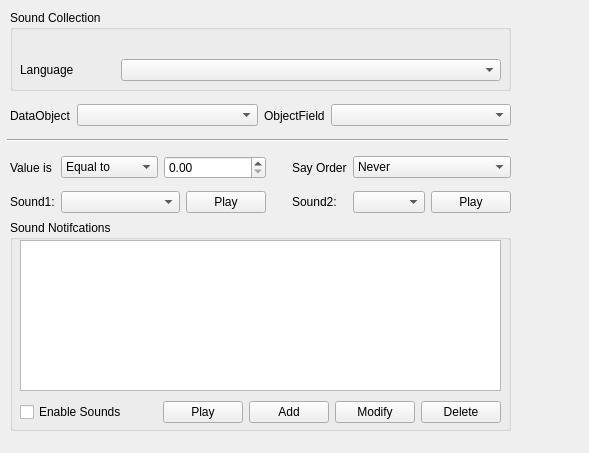
<?xml version="1.0" encoding="UTF-8"?>
<ui version="4.0">
 <class>NotifyPluginOptionsPage</class>
 <widget class="QWidget" name="NotifyPluginOptionsPage">
  <property name="geometry">
   <rect>
    <x>0</x>
    <y>0</y>
    <width>589</width>
    <height>453</height>
   </rect>
  </property>
  <property name="sizePolicy">
   <sizepolicy hsizetype="Expanding" vsizetype="Expanding">
    <horstretch>0</horstretch>
    <verstretch>0</verstretch>
   </sizepolicy>
  </property>
  <property name="windowTitle">
   <string>Form</string>
  </property>
  <widget class="QWidget" name="layoutWidget">
   <property name="geometry">
    <rect>
     <x>10</x>
     <y>150</y>
     <width>501</width>
     <height>71</height>
    </rect>
   </property>
   <layout class="QGridLayout" name="gridLayout_2">
    <item row="2" column="2" colspan="7">
     <widget class="QComboBox" name="Sound1">
      <property name="sizePolicy">
       <sizepolicy hsizetype="Expanding" vsizetype="Fixed">
        <horstretch>0</horstretch>
        <verstretch>0</verstretch>
       </sizepolicy>
      </property>
     </widget>
    </item>
    <item row="2" column="13">
     <widget class="QPushButton" name="buttonTestSound2">
      <property name="text">
       <string>Play</string>
      </property>
     </widget>
    </item>
    <item row="2" column="12">
     <widget class="QComboBox" name="Sound2">
      <property name="sizePolicy">
       <sizepolicy hsizetype="Expanding" vsizetype="Fixed">
        <horstretch>0</horstretch>
        <verstretch>0</verstretch>
       </sizepolicy>
      </property>
     </widget>
    </item>
    <item row="1" column="7" colspan="3">
     <widget class="QDoubleSpinBox" name="ValueSpinBox">
      <property name="decimals">
       <number>2</number>
      </property>
      <property name="maximum">
       <double>9999.899999999999636</double>
      </property>
      <property name="singleStep">
       <double>1.000000000000000</double>
      </property>
     </widget>
    </item>
    <item row="1" column="2" colspan="5">
     <widget class="QComboBox" name="Value">
      <property name="sizePolicy">
       <sizepolicy hsizetype="Expanding" vsizetype="Fixed">
        <horstretch>0</horstretch>
        <verstretch>0</verstretch>
       </sizepolicy>
      </property>
      <item>
       <property name="text">
        <string>Equal to</string>
       </property>
      </item>
      <item>
       <property name="text">
        <string>Greater than</string>
       </property>
      </item>
      <item>
       <property name="text">
        <string>Less than</string>
       </property>
      </item>
     </widget>
    </item>
    <item row="2" column="1">
     <widget class="QLabel" name="labelSound1">
      <property name="sizePolicy">
       <sizepolicy hsizetype="Maximum" vsizetype="Preferred">
        <horstretch>0</horstretch>
        <verstretch>0</verstretch>
       </sizepolicy>
      </property>
      <property name="text">
       <string>Sound1:</string>
      </property>
     </widget>
    </item>
    <item row="1" column="12" colspan="2">
     <widget class="QComboBox" name="SayOrder">
      <property name="toolTip">
       <string>Select if the value of the object should be spoken and if so, either before the configured sound or after it.</string>
      </property>
      <item>
       <property name="text">
        <string>Never</string>
       </property>
      </item>
      <item>
       <property name="text">
        <string>Before first</string>
       </property>
      </item>
      <item>
       <property name="text">
        <string>After first</string>
       </property>
      </item>
      <item>
       <property name="text">
        <string>After second</string>
       </property>
      </item>
     </widget>
    </item>
    <item row="1" column="1">
     <widget class="QLabel" name="labelValue">
      <property name="enabled">
       <bool>true</bool>
      </property>
      <property name="sizePolicy">
       <sizepolicy hsizetype="Maximum" vsizetype="Preferred">
        <horstretch>0</horstretch>
        <verstretch>0</verstretch>
       </sizepolicy>
      </property>
      <property name="text">
       <string>Value is</string>
      </property>
     </widget>
    </item>
    <item row="1" column="11">
     <widget class="QLabel" name="labelSayOrder">
      <property name="text">
       <string>Say Order</string>
      </property>
     </widget>
    </item>
    <item row="2" column="9">
     <widget class="QPushButton" name="buttonTestSound1">
      <property name="text">
       <string>Play</string>
      </property>
     </widget>
    </item>
    <item row="1" column="10">
     <spacer name="horizontalSpacer">
      <property name="orientation">
       <enum>Qt::Horizontal</enum>
      </property>
      <property name="sizeType">
       <enum>QSizePolicy::Maximum</enum>
      </property>
      <property name="sizeHint" stdset="0">
       <size>
        <width>20</width>
        <height>20</height>
       </size>
      </property>
     </spacer>
    </item>
    <item row="2" column="11">
     <widget class="QLabel" name="labelSound2">
      <property name="text">
       <string>Sound2:</string>
      </property>
     </widget>
    </item>
   </layout>
  </widget>
  <widget class="QGroupBox" name="groupBox_2">
   <property name="geometry">
    <rect>
     <x>10</x>
     <y>10</y>
     <width>501</width>
     <height>81</height>
    </rect>
   </property>
   <property name="title">
    <string>Sound Collection</string>
   </property>
   <widget class="QWidget" name="layoutWidget">
    <property name="geometry">
     <rect>
      <x>10</x>
      <y>20</y>
      <width>481</width>
      <height>51</height>
     </rect>
    </property>
    <layout class="QGridLayout" name="gridLayout">
     <property name="spacing">
      <number>6</number>
     </property>
     <item row="1" column="0">
      <widget class="QLabel" name="labelLanguage">
       <property name="text">
        <string>Language</string>
       </property>
      </widget>
     </item>
     <item row="0" column="0" colspan="5">
      <widget class="Utils::PathChooser" name="SoundDirectoryPathChooser" native="true">
       <property name="enabled">
        <bool>true</bool>
       </property>
       <property name="minimumSize">
        <size>
         <width>75</width>
         <height>23</height>
        </size>
       </property>
      </widget>
     </item>
     <item row="1" column="1" colspan="4">
      <widget class="QComboBox" name="SoundCollectionList">
       <property name="minimumSize">
        <size>
         <width>147</width>
         <height>0</height>
        </size>
       </property>
       <property name="toolTip">
        <string>&lt;!DOCTYPE HTML PUBLIC &quot;-//W3C//DTD HTML 4.0//EN&quot; &quot;http://www.w3.org/TR/REC-html40/strict.dtd&quot;&gt;
&lt;html&gt;&lt;head&gt;&lt;meta name=&quot;qrichtext&quot; content=&quot;1&quot; /&gt;&lt;style type=&quot;text/css&quot;&gt;
p, li { white-space: pre-wrap; }
&lt;/style&gt;&lt;/head&gt;&lt;body style=&quot; font-family:'MS Shell Dlg 2'; font-size:8.25pt; font-weight:400; font-style:normal;&quot;&gt;
&lt;p style=&quot; margin-top:0px; margin-bottom:0px; margin-left:0px; margin-right:0px; -qt-block-indent:0; text-indent:0px;&quot;&gt;&lt;span style=&quot; font-size:8pt;&quot;&gt;Select the sound collection&lt;/span&gt;&lt;/p&gt;&lt;/body&gt;&lt;/html&gt;</string>
       </property>
      </widget>
     </item>
    </layout>
   </widget>
  </widget>
  <widget class="QGroupBox" name="groupBox">
   <property name="geometry">
    <rect>
     <x>10</x>
     <y>220</y>
     <width>501</width>
     <height>211</height>
    </rect>
   </property>
   <property name="title">
    <string>Sound Notifcations</string>
   </property>
   <widget class="QTableWidget" name="tableNotifications">
    <property name="geometry">
     <rect>
      <x>10</x>
      <y>20</y>
      <width>481</width>
      <height>151</height>
     </rect>
    </property>
    <property name="minimumSize">
     <size>
      <width>0</width>
      <height>0</height>
     </size>
    </property>
    <property name="maximumSize">
     <size>
      <width>600</width>
      <height>16777215</height>
     </size>
    </property>
    <property name="editTriggers">
     <set>QAbstractItemView::NoEditTriggers</set>
    </property>
    <property name="selectionBehavior">
     <enum>QAbstractItemView::SelectRows</enum>
    </property>
    <property name="columnCount">
     <number>1</number>
    </property>
    <attribute name="horizontalHeaderVisible">
     <bool>false</bool>
    </attribute>
    <attribute name="horizontalHeaderDefaultSectionSize">
     <number>300</number>
    </attribute>
    <attribute name="horizontalHeaderMinimumSectionSize">
     <number>200</number>
    </attribute>
    <attribute name="verticalHeaderVisible">
     <bool>true</bool>
    </attribute>
    <attribute name="verticalHeaderDefaultSectionSize">
     <number>20</number>
    </attribute>
    <attribute name="verticalHeaderHighlightSections">
     <bool>true</bool>
    </attribute>
    <column/>
   </widget>
   <widget class="QWidget" name="layoutWidget">
    <property name="geometry">
     <rect>
      <x>10</x>
      <y>180</y>
      <width>481</width>
      <height>25</height>
     </rect>
    </property>
    <layout class="QHBoxLayout" name="horizontalLayout">
     <item>
      <widget class="QCheckBox" name="chkEnableSound">
       <property name="text">
        <string>Enable Sounds</string>
       </property>
      </widget>
     </item>
     <item>
      <spacer name="horizontalSpacer_2">
       <property name="orientation">
        <enum>Qt::Horizontal</enum>
       </property>
       <property name="sizeHint" stdset="0">
        <size>
         <width>138</width>
         <height>20</height>
        </size>
       </property>
      </spacer>
     </item>
     <item>
      <widget class="QPushButton" name="buttonPlayNotification">
       <property name="text">
        <string>Play</string>
       </property>
      </widget>
     </item>
     <item>
      <spacer name="horizontalSpacer_4">
       <property name="orientation">
        <enum>Qt::Horizontal</enum>
       </property>
       <property name="sizeHint" stdset="0">
        <size>
         <width>40</width>
         <height>20</height>
        </size>
       </property>
      </spacer>
     </item>
     <item>
      <spacer name="horizontalSpacer_3">
       <property name="orientation">
        <enum>Qt::Horizontal</enum>
       </property>
       <property name="sizeHint" stdset="0">
        <size>
         <width>40</width>
         <height>20</height>
        </size>
       </property>
      </spacer>
     </item>
     <item>
      <widget class="QPushButton" name="buttonAdd">
       <property name="text">
        <string>Add</string>
       </property>
      </widget>
     </item>
     <item>
      <widget class="QPushButton" name="buttonModify">
       <property name="text">
        <string>Modify</string>
       </property>
      </widget>
     </item>
     <item>
      <widget class="QPushButton" name="buttonDelete">
       <property name="text">
        <string>Delete</string>
       </property>
      </widget>
     </item>
    </layout>
   </widget>
  </widget>
  <widget class="QWidget" name="horizontalLayoutWidget">
   <property name="geometry">
    <rect>
     <x>10</x>
     <y>100</y>
     <width>501</width>
     <height>31</height>
    </rect>
   </property>
   <layout class="QHBoxLayout" name="horizontalLayout_2">
    <item>
     <widget class="QLabel" name="labelDataOb">
      <property name="text">
       <string>DataObject</string>
      </property>
     </widget>
    </item>
    <item>
     <widget class="QComboBox" name="UAVObject">
      <property name="sizePolicy">
       <sizepolicy hsizetype="Expanding" vsizetype="Fixed">
        <horstretch>0</horstretch>
        <verstretch>0</verstretch>
       </sizepolicy>
      </property>
     </widget>
    </item>
    <item>
     <widget class="QLabel" name="labelObjectField">
      <property name="text">
       <string>ObjectField</string>
      </property>
     </widget>
    </item>
    <item>
     <widget class="QComboBox" name="UAVObjectField">
      <property name="sizePolicy">
       <sizepolicy hsizetype="Expanding" vsizetype="Fixed">
        <horstretch>0</horstretch>
        <verstretch>0</verstretch>
       </sizepolicy>
      </property>
     </widget>
    </item>
   </layout>
  </widget>
  <widget class="Line" name="line">
   <property name="geometry">
    <rect>
     <x>7</x>
     <y>130</y>
     <width>501</width>
     <height>20</height>
    </rect>
   </property>
   <property name="orientation">
    <enum>Qt::Horizontal</enum>
   </property>
  </widget>
 </widget>
 <customwidgets>
  <customwidget>
   <class>Utils::PathChooser</class>
   <extends>QWidget</extends>
   <header>utils/pathchooser.h</header>
   <container>1</container>
  </customwidget>
 </customwidgets>
 <resources/>
 <connections/>
 <slots>
  <slot>addNewNotification()</slot>
 </slots>
</ui>
